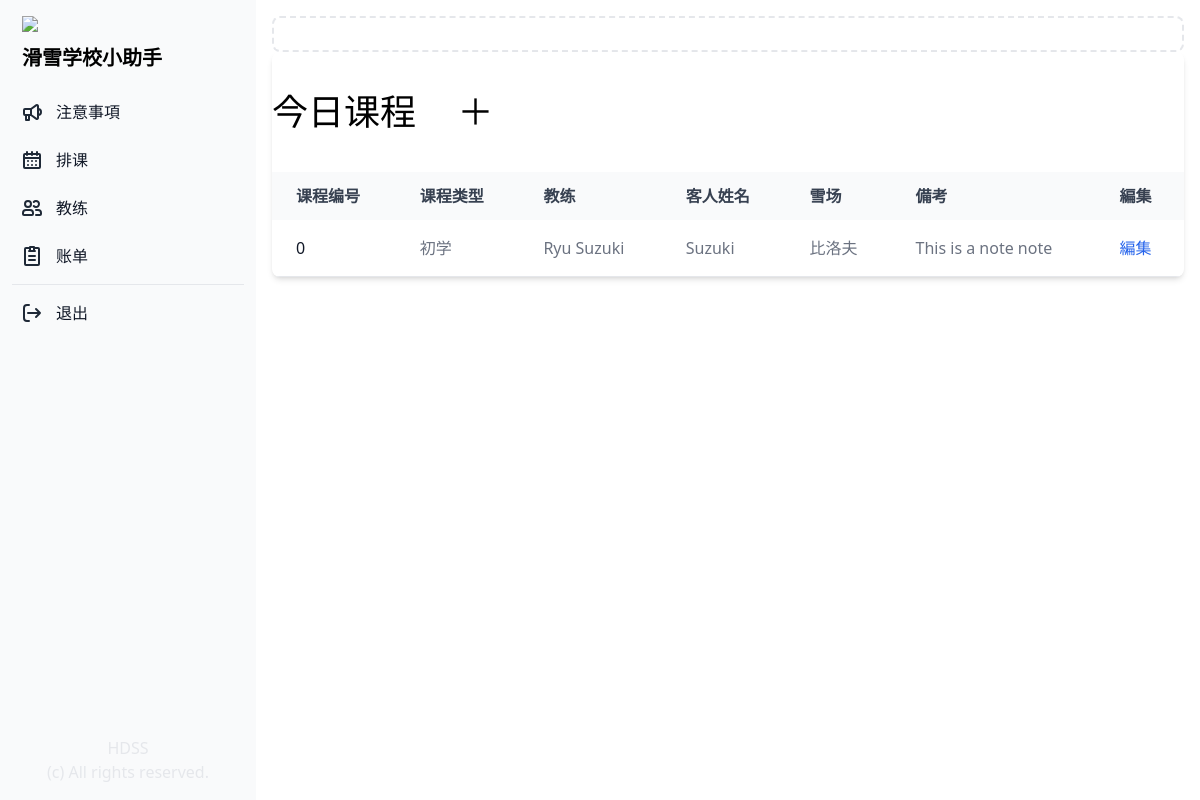
Page /schedule/ (signed in) on the earlier database version.
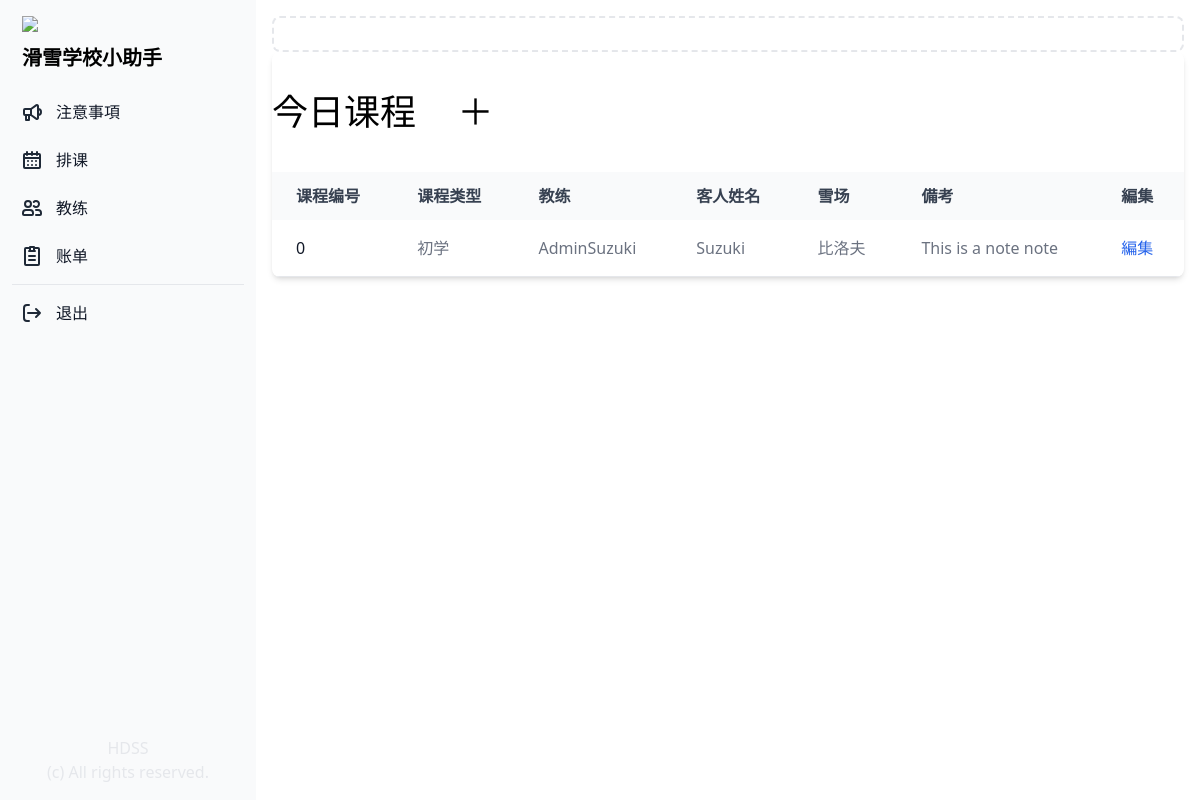
Same page on the later database version.
### manager/models.py (models this page shows, shortened)
class Lesson(models.Model):
    PAYMENT_TYPES = (
        ('現金','現金'),
        ('刷卡', '刷卡'),
        ('電子支付', '電子支付'),
        ('未支付', '未支付'),
        )
    PLACE = (
        ('比洛夫', '比洛夫'),
        ('花园', '花园'),
        ('安努', '安努'),
        ('莫伊哇', '莫伊哇'),
        ('留寿都', '留寿都'),
        ('喜乐乐', '喜乐乐'),
        ('其他', '其他'),
    )
    LESSON_TYPE = (
        ('初学', '初学'),
        ('初级', '初级'),
        ('中级', '中级'),
        ('上级', '上级'),
        ('导滑', '导滑'),
    )
    lesson_number = models.IntegerField("课次", blank=False, null=True, default=0)
    instructors = models.ManyToManyField(Profile, related_name="instructors", blank=False)
    client = models.CharField("客人姓名", max_length=255)
    lesson_type = models.CharField("课程类型", max_length=50, choices=LESSON_TYPE, default='初学')
    address = models.CharField("酒店", max_length=255)
    place = models.CharField("雪场", max_length=50, choices=PLACE, default='比洛夫')
    payment_type = models.CharField("付款方式", max_length=50, choices=PAYMENT_TYPES, default='未支付')
    payment_amount = models.DecimalField("付款金額", max_digits=10, decimal_places=2, blank=True, null=True)
    payment_date = models.DateTimeField("付款日", blank=True, null=True)
    note = models.CharField("備考", max_length=255, blank=True, null=True)
    start_date = models.DateTimeField("開始日")
    end_date = models.DateTimeField("終了日")
    start_time = models.TimeField("開始時間", blank=True, null=True)
    end_time = models.TimeField("終了時間", blank=True, null=True)
    finished = models.BooleanField("終了", default=False)
    date_created = models.DateTimeField("作成日", auto_now_add=True)

class Profile(models.Model):
    COLORS = (
        ('#808080', '灰色'),
        ('#ff6961', '赤色'),
        ('#ffb480', '橙色'),
        ('#f8f38d', '黄色'),
        ('#42d6a4', '緑色'),
        ('#08cad1', '水色'),
        ('#59adf6', '青色'),
        ('#9d94ff', '紫色'),
        ('#c780e8', '桃色'),
    )
    TYPE = (
        ('管理', '管理'),
        ('教练', '教练'),
        ('其他', '其他'),
    )
    SKI = (
        ('双板无极', '双板无极'),
        ('双板1级', '双板1级'),
        ('双板2级', '双板2级'),
        ('双板3级', '双板3级'),
        ('双板4级', '双板4级'),
    )
    SNOWBOARD = (
        ('单板无极', '单板无极'),
        ('单板1级', '单板1级'),
        ('单板2级', '单板2级'),
        ('单板3级', '单板3级'),
        ('单板4级', '单板4级'),
    )
    SKI_SYSTEM = (
        ('加拿大', '加拿大'),
        ('新西兰', '新西兰'),
        ('澳洲', '澳洲'),
        ('日本', '日本'),
        ('其他', '其他'),
        ('无', '无'),
    )
    SNOWBOARD_SYSTEM = (
        ('加拿大', '加拿大'),
        ('新西兰', '新西兰'),
        ('澳洲', '澳洲'),
        ('日本', '日本'),
        ('其他', '其他'),
        ('无', '无'),
    )
    user = models.OneToOneField(User, on_delete=models.CASCADE)
    birthday = models.DateField("生年月日", blank=True, null=True)
    color = models.CharField("教练色", max_length=30, choices=COLORS)
    contract_type = models.CharField("职务", max_length=50, choices=TYPE, default='教练')
    fullname = models.CharField("姓名", max_length=20, blank=True)
    phone = models.CharField("電話", max_length=20, blank=True)
    email = models.CharField("邮箱", max_length=50, blank=True)
    wechat = models.CharField("微信", max_length=20, blank=True)
    whatsapp = models.CharField("Whatsapp", max_length=20, blank=True)
    line = models.CharField("LINE", max_length=20, blank=True)
    ski_system = models.CharField("双板体系", max_length=50, choices=SKI_SYSTEM, default='加拿大')
    snowboard_system = models.CharField("单板体系", max_length=50, choices=SNOWBOARD_SYSTEM, default='加拿大')
    ski = models.CharField("级别", max_length=50, choices=SKI, default='双板1级')
    snowboard = models.CharField("级别", max_length=50, choices=SNOWBOARD, default='单板1级')
    accommodation = models.CharField("宿舍", max_length=20, blank=True)
    commission = models.DecimalField("提成", max_digits=10, decimal_places=2, default=0.00)
    note = models.CharField("備考", max_length=500, blank=True)
    is_active = models.BooleanField("現役中", default=True)
    date_created = models.DateTimeField("作成日", auto_now_add=True)
    updated_at = models.DateTimeField("更新日", auto_now=True)
    def __str__(self):
        return f"{self.fullname}"

### manager/views.py (the view)
# urls.py: path('schedule/', views.schedule, name='schedule'),
def schedule(request):
    if request.user.is_authenticated:
        lesson_list = Lesson.objects.all().order_by('-date_created')
        lessons_today = []
        for lesson in lesson_list:
            date = datetime.datetime(now.year, now.month, now.day)
            start_date = datetime.datetime(lesson.start_date.year, lesson.start_date.month, lesson.start_date.day)
            end_date = datetime.datetime(lesson.end_date.year, lesson.end_date.month, lesson.end_date.day)
            if start_date <= date <= end_date:
                lessons_today.append(lesson)
    year = int(now.year)
    month = int(now.month)
    cal = calendar.HTMLCalendar().formatmonth(year, month)
    cal = cal.replace('<td ', '<td width="150" height="150" hover')
    cal = mark_safe(cal)
    if request.user.is_authenticated:
         context = {
            "lesson_list": lesson_list,
            "lessons_today":lessons_today,
            "year": year,
            "month": month,
            "cal": cal,
        }
         return render(request, "schedule.html", context=context)
    else:
        return redirect('login_user')

### manager/templates/schedule.html (shortened to what this page needs)
{% extends "base.html" %}
{% block content %}
<div class="p-4 sm:ml-64">
    {% if request.user.profile.contract_type == "下請け" %}
    {% else %}
    <div class="p-4 border-2 border-gray-200 border-dashed rounded-lg">
    </div>
    {% endif %}
    <div class="relative overflow-x-auto shadow-md sm:rounded-lg">
        <div class="px-auto">
            <h1 class="text-4xl py-10">今日课程
                {% if request.user.profile.contract_type == "下請け" %}
                {% else %}
                <a class="pl-8" href="{% url 'add_lesson' %}">＋</a>
                {% endif %}
            </h1>
        </div>
        <table class="w-full text-normal text-left rtl:text-right text-gray-500 dark:text-gray-400">
            <thead
                class="text-normal text-gray-700 uppercase bg-gray-50 whitespace-nowrap dark:bg-gray-700 dark:text-gray-400">
                <tr>
                    <th scope="col" class="px-6 py-3">
                        课程编号
                    </th>
                    <th scope="col" class="px-6 py-3">
                        课程类型
                    </th>
                    <th scope="col" class="px-6 py-3">
                        教练
                    </th>
                    <th scope="col" class="px-6 py-3">
                        客人姓名
                    </th>
                    <th scope="col" class="px-6 py-3">
                        雪场
                    </th>
                    <th scope="col" class="px-6 py-3">
                        備考
                    </th>
                    <th scope="col" class="px-6 py-3">
                        編集
                    </th>
                </tr>
            </thead>
            <tbody>
                {% if lessons_today %}
                {% for lesson in lessons_today %}
                <tr class="border-b">
                    <th scope="row" class="pl-6 pr-3 py-4 font-medium whitespace-nowrap text-gray-900">
                        <a href="{% url 'lesson_details' lesson.id %}" style="color: {{ lesson.color }};">
                            {{ lesson.lesson_number }}
                        </a>
                    </th>
                    <td class="px-6 py-4 whitespace-nowrap">
                        {{ lesson.lesson_type }}
                    </td>
                    <td class="px-6 py-4 whitespace-nowrap">
                        {{ lesson.instructors.all|join:", " }}
                    </td>
                    <td class="px-6 py-4 whitespace-nowrap">
                        {{ lesson.client }}
                    </td>
                    <td class="px-6 py-4 whitespace-nowrap">
                        {{ lesson.place }}
                    </td>
                    <td class="px-6 py-4 whitespace-nowrap">
                        {{ lesson.note }}
                    </td>
                    <td class="px-6 py-4 whitespace-nowrap">
                        <a href="{% url 'lesson_details' lesson.id %}"
                            class="font-medium text-blue-600 hover:underline">編集</a>
                    </td>
                </tr>
                {% endfor %}
                {% endif %}
            </tbody>
        </table>
    </div>
</div>
{% endblock %}

Differences in the rows shown:
changed through a linked row, Lesson "初学": instructors.all "Ryu Suzuki" → "AdminSuzuki"
